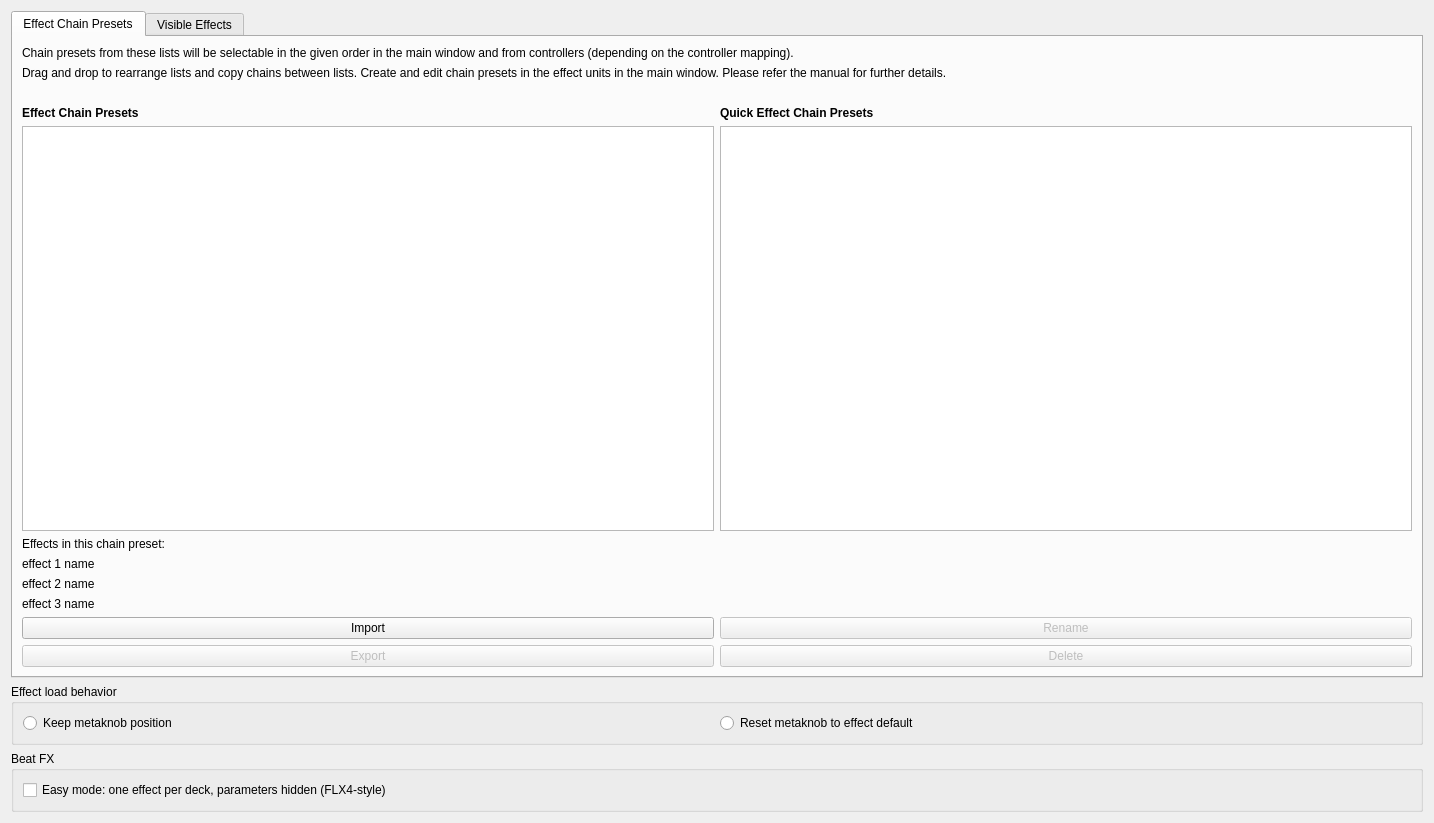
<?xml version="1.0" encoding="UTF-8"?>
<ui version="4.0">
 <class>DlgPrefEffectsDlg</class>
 <widget class="QWidget" name="DlgPrefEffectsDlg">
  <property name="geometry">
   <rect>
    <x>0</x>
    <y>0</y>
    <width>1434</width>
    <height>823</height>
   </rect>
  </property>
  <property name="sizePolicy">
   <sizepolicy hsizetype="Ignored" vsizetype="Preferred">
    <horstretch>0</horstretch>
    <verstretch>0</verstretch>
   </sizepolicy>
  </property>
  <property name="windowTitle">
   <string>Effects Preferences</string>
  </property>
  <layout class="QVBoxLayout" name="verticalLayout">
   <item>
    <widget class="QTabWidget" name="effectsTabs">
     <property name="sizePolicy">
      <sizepolicy hsizetype="Ignored" vsizetype="MinimumExpanding">
       <horstretch>0</horstretch>
       <verstretch>0</verstretch>
      </sizepolicy>
     </property>
     <property name="currentIndex">
      <number>0</number>
     </property>

     <widget class="QWidget" name="chainPresetsTab">
      <property name="sizePolicy">
       <sizepolicy hsizetype="Ignored" vsizetype="Preferred">
        <horstretch>0</horstretch>
        <verstretch>0</verstretch>
       </sizepolicy>
      </property>
      <attribute name="title">
       <string>Effect Chain Presets</string>
      </attribute>
      <layout class="QGridLayout" name="chainPresetGridLayout">
       <item row="1" column="0" colspan="2">
        <widget class="QLabel" name="chainPresetsTabHeader">
         <property name="sizePolicy">
          <sizepolicy hsizetype="Preferred" vsizetype="Minimum">
           <horstretch>0</horstretch>
           <verstretch>0</verstretch>
          </sizepolicy>
         </property>
         <property name="text">
          <string>Drag and drop to rearrange lists and copy chains between lists. Create and edit chain presets in the effect units in the main window. Please refer the manual for further details.</string>
         </property>
         <property name="wordWrap">
          <bool>true</bool>
         </property>
        </widget>
       </item>
       <item row="0" column="0" colspan="2">
        <widget class="QLabel" name="presetListControllerLabel">
         <property name="text">
          <string>Chain presets from these lists will be selectable in the given order in the main window and from controllers (depending on the controller mapping).</string>
         </property>
         <property name="wordWrap">
          <bool>true</bool>
         </property>
        </widget>
       </item>
       <item row="7" column="0">
        <widget class="QLabel" name="label">
         <property name="text">
          <string/>
         </property>
        </widget>
       </item>
       <item row="8" column="0">
        <widget class="QLabel" name="chainPresetsLabel">
         <property name="sizePolicy">
          <sizepolicy hsizetype="Preferred" vsizetype="Minimum">
           <horstretch>0</horstretch>
           <verstretch>0</verstretch>
          </sizepolicy>
         </property>
         <property name="font">
          <font>
           <weight>75</weight>
           <bold>true</bold>
          </font>
         </property>
         <property name="text">
          <string>Effect Chain Presets</string>
         </property>
         <property name="topMargin" stdset="0">
          <number>6</number>
         </property>
        </widget>
       </item>
       <item row="9" column="1">
        <widget class="QListView" name="quickEffectListView">
         <property name="sizePolicy">
          <sizepolicy hsizetype="Expanding" vsizetype="Expanding">
           <horstretch>0</horstretch>
           <verstretch>0</verstretch>
          </sizepolicy>
         </property>
        </widget>
       </item>
       <item row="10" column="0" colspan="2">
        <layout class="QVBoxLayout" name="chainDetailsVBoxLayout">
         <item>
          <widget class="QLabel" name="effectsInChainHeader">
           <property name="text">
            <string>Effects in this chain preset:</string>
           </property>
          </widget>
         </item>
         <item>
          <widget class="QLabel" name="effect1Name">
           <property name="text">
            <string>effect 1 name</string>
           </property>
          </widget>
         </item>
         <item>
          <widget class="QLabel" name="effect2Name">
           <property name="text">
            <string>effect 2 name</string>
           </property>
          </widget>
         </item>
         <item>
          <widget class="QLabel" name="effect3Name">
           <property name="text">
            <string>effect 3 name</string>
           </property>
          </widget>
         </item>
         <item>
          <layout class="QHBoxLayout" name="chainButtonsTopRow">
           <item>
            <widget class="QPushButton" name="chainPresetImportButton">
             <property name="text">
              <string>Import</string>
             </property>
             <attribute name="buttonGroup">
              <string notr="true">buttonGroupPresetActions</string>
             </attribute>
            </widget>
           </item>
           <item>
            <widget class="QPushButton" name="chainPresetRenameButton">
             <property name="enabled">
              <bool>false</bool>
             </property>
             <property name="text">
              <string>Rename</string>
             </property>
             <attribute name="buttonGroup">
              <string notr="true">buttonGroupPresetActions</string>
             </attribute>
            </widget>
           </item>
          </layout>
         </item>
         <item>
          <layout class="QHBoxLayout" name="chainButtonsBottomRow">
           <item>
            <widget class="QPushButton" name="chainPresetExportButton">
             <property name="enabled">
              <bool>false</bool>
             </property>
             <property name="text">
              <string>Export</string>
             </property>
             <attribute name="buttonGroup">
              <string notr="true">buttonGroupPresetActions</string>
             </attribute>
            </widget>
           </item>
           <item>
            <widget class="QPushButton" name="chainPresetDeleteButton">
             <property name="enabled">
              <bool>false</bool>
             </property>
             <property name="text">
              <string>Delete</string>
             </property>
             <attribute name="buttonGroup">
              <string notr="true">buttonGroupPresetActions</string>
             </attribute>
            </widget>
           </item>
          </layout>
         </item>
        </layout>
       </item>
       <item row="8" column="1">
        <widget class="QLabel" name="quickEffectChainPresetsLabel">
         <property name="sizePolicy">
          <sizepolicy hsizetype="Preferred" vsizetype="Minimum">
           <horstretch>0</horstretch>
           <verstretch>0</verstretch>
          </sizepolicy>
         </property>
         <property name="font">
          <font>
           <weight>75</weight>
           <bold>true</bold>
          </font>
         </property>
         <property name="text">
          <string>Quick Effect Chain Presets</string>
         </property>
         <property name="topMargin" stdset="0">
          <number>6</number>
         </property>
        </widget>
       </item>
       <item row="9" column="0">
        <widget class="QListView" name="chainListView">
         <property name="sizePolicy">
          <sizepolicy hsizetype="Expanding" vsizetype="Expanding">
           <horstretch>0</horstretch>
           <verstretch>0</verstretch>
          </sizepolicy>
         </property>
        </widget>
       </item>
      </layout>
     </widget>

     <widget class="QWidget" name="visibleEffectsTab">
      <property name="sizePolicy">
       <sizepolicy hsizetype="Ignored" vsizetype="Preferred">
        <horstretch>0</horstretch>
        <verstretch>0</verstretch>
       </sizepolicy>
      </property>
      <attribute name="title">
       <string>Visible Effects</string>
      </attribute>
      <layout class="QHBoxLayout" name="horizontalLayout">
       <item>
        <layout class="QGridLayout" name="effectsTablesGridLayout">
         <item row="0" column="0" colspan="3">
          <widget class="QLabel" name="effectsTablesHeaderLabel">
           <property name="text">
            <string>Drag and drop to rearrange lists and show or hide effects.</string>
           </property>
          </widget>
         </item>
         <item row="1" column="0">
          <widget class="QLabel" name="visibleEffectsTableLabel">
           <property name="font">
            <font>
             <weight>75</weight>
             <bold>true</bold>
            </font>
           </property>
           <property name="text">
            <string>Visible Effects</string>
           </property>
           <property name="topMargin" stdset="0">
            <number>6</number>
           </property>
          </widget>
         </item>
         <item row="1" column="2">
          <widget class="QLabel" name="hiddenEffectsTableLabel">
           <property name="font">
            <font>
             <weight>75</weight>
             <bold>true</bold>
            </font>
           </property>
           <property name="text">
            <string>Hidden Effects</string>
           </property>
           <property name="topMargin" stdset="0">
            <number>6</number>
           </property>
          </widget>
         </item>

         <item row="2" column="0">
          <widget class="QTableView" name="visibleEffectsTableView"/>
         </item>

         <item row="2" column="1">
          <layout class="QVBoxLayout" name="moveButtonslayout">
           <item>
            <spacer name="hideShowVSpacerTop">
             <property name="orientation">
              <enum>Qt::Vertical</enum>
             </property>
             <property name="sizePolicy">
              <sizepolicy hsizetype="Fixed" vsizetype="Preferred">
               <horstretch>0</horstretch>
               <verstretch>0</verstretch>
              </sizepolicy>
             </property>
             <property name="fixedSize">
              <size>
               <width>20</width>
               <height>60</height>
              </size>
             </property>
            </spacer>
           </item>

           <item>
            <widget class="QPushButton" name="hideButton">
             <property name="text">
              <string>❯</string>
             </property>
             <property name="sizePolicy">
              <sizepolicy hsizetype="Fixed" vsizetype="Preferred">
               <horstretch>0</horstretch>
               <verstretch>0</verstretch>
              </sizepolicy>
             </property>
             <property name="fixedSize">
              <size>
               <width>20</width>
               <height>40</height>
              </size>
             </property>
            </widget>
           </item>

           <item>
            <widget class="QPushButton" name="unhideButton">
             <property name="text">
              <string>❮</string>
             </property>
             <property name="sizePolicy">
              <sizepolicy hsizetype="Fixed" vsizetype="Preferred">
               <horstretch>0</horstretch>
               <verstretch>0</verstretch>
              </sizepolicy>
             </property>
             <property name="fixedSize">
              <size>
               <width>20</width>
               <height>40</height>
              </size>
             </property>
            </widget>
           </item>

           <item>
            <spacer name="hideShowVSpacerBottom">
             <property name="orientation">
              <enum>Qt::Vertical</enum>
             </property>
             <property name="sizeHint" stdset="0">
              <size>
               <width>20</width>
               <height>40</height>
              </size>
             </property>
            </spacer>
           </item>

          </layout>
         </item>

         <item row="2" column="2">
          <widget class="QTableView" name="hiddenEffectsTableView"/>
         </item>

         <item row="3" column="0" colspan="3">
          <widget class="QGroupBox" name="groupBox">
           <property name="sizePolicy">
            <sizepolicy hsizetype="Minimum" vsizetype="Minimum">
             <horstretch>0</horstretch>
             <verstretch>0</verstretch>
            </sizepolicy>
           </property>
           <property name="title">
            <string>Effect Info</string>
           </property>
           <layout class="QGridLayout" name="gridLayout">
            <item row="0" column="0">
             <widget class="QLabel" name="effectNameLabel">
              <property name="sizePolicy">
               <sizepolicy hsizetype="Minimum" vsizetype="Preferred">
                <horstretch>0</horstretch>
                <verstretch>0</verstretch>
               </sizepolicy>
              </property>
              <property name="text">
               <string>Name:</string>
              </property>
              <property name="alignment">
               <set>Qt::AlignRight|Qt::AlignTop|Qt::AlignTrailing</set>
              </property>
             </widget>
            </item>
            <item row="0" column="1">
             <widget class="QLabel" name="effectName">
              <property name="sizePolicy">
               <sizepolicy hsizetype="MinimumExpanding" vsizetype="Preferred">
                <horstretch>0</horstretch>
                <verstretch>0</verstretch>
               </sizepolicy>
              </property>
              <property name="text">
               <string notr="true">(effect name)</string>
              </property>
              <property name="wordWrap">
               <bool>true</bool>
              </property>
             </widget>
            </item>
            <item row="1" column="0">
             <widget class="QLabel" name="effectVersionLabel">
              <property name="sizePolicy">
               <sizepolicy hsizetype="Minimum" vsizetype="Preferred">
                <horstretch>0</horstretch>
                <verstretch>0</verstretch>
               </sizepolicy>
              </property>
              <property name="text">
               <string>Version:</string>
              </property>
              <property name="alignment">
               <set>Qt::AlignRight|Qt::AlignTop|Qt::AlignTrailing</set>
              </property>
             </widget>
            </item>
            <item row="1" column="1">
             <widget class="QLabel" name="effectVersion">
              <property name="sizePolicy">
               <sizepolicy hsizetype="MinimumExpanding" vsizetype="Preferred">
                <horstretch>0</horstretch>
                <verstretch>0</verstretch>
               </sizepolicy>
              </property>
              <property name="text">
               <string notr="true">(effect version)</string>
              </property>
              <property name="wordWrap">
               <bool>true</bool>
              </property>
             </widget>
            </item>
            <item row="2" column="0">
             <widget class="QLabel" name="effectTypeLabel">
              <property name="sizePolicy">
               <sizepolicy hsizetype="Minimum" vsizetype="Preferred">
                <horstretch>0</horstretch>
                <verstretch>0</verstretch>
               </sizepolicy>
              </property>
              <property name="text">
               <string>Type:</string>
              </property>
              <property name="alignment">
               <set>Qt::AlignRight|Qt::AlignTop|Qt::AlignTrailing</set>
              </property>
             </widget>
            </item>
            <item row="2" column="1">
             <widget class="QLabel" name="effectType">
              <property name="sizePolicy">
               <sizepolicy hsizetype="MinimumExpanding" vsizetype="Preferred">
                <horstretch>0</horstretch>
                <verstretch>0</verstretch>
               </sizepolicy>
              </property>
              <property name="text">
               <string notr="true">(effect type)</string>
              </property>
              <property name="wordWrap">
               <bool>true</bool>
              </property>
             </widget>
            </item>
            <item row="3" column="0">
             <widget class="QLabel" name="effectAuthorLabel">
              <property name="sizePolicy">
               <sizepolicy hsizetype="Minimum" vsizetype="Preferred">
                <horstretch>0</horstretch>
                <verstretch>0</verstretch>
               </sizepolicy>
              </property>
              <property name="text">
               <string>Author:</string>
              </property>
              <property name="alignment">
               <set>Qt::AlignRight|Qt::AlignTop|Qt::AlignTrailing</set>
              </property>
             </widget>
            </item>
            <item row="3" column="1">
             <widget class="QLabel" name="effectAuthor">
              <property name="sizePolicy">
               <sizepolicy hsizetype="MinimumExpanding" vsizetype="Preferred">
                <horstretch>0</horstretch>
                <verstretch>0</verstretch>
               </sizepolicy>
              </property>
              <property name="text">
               <string notr="true">(effect author)</string>
              </property>
              <property name="wordWrap">
               <bool>true</bool>
              </property>
             </widget>
            </item>
            <item row="4" column="0">
             <widget class="QLabel" name="effectDescriptionLabel">
              <property name="sizePolicy">
               <sizepolicy hsizetype="Minimum" vsizetype="Preferred">
                <horstretch>0</horstretch>
                <verstretch>0</verstretch>
               </sizepolicy>
              </property>
              <property name="text">
               <string>Description:</string>
              </property>
              <property name="alignment">
               <set>Qt::AlignRight|Qt::AlignTop|Qt::AlignTrailing</set>
              </property>
             </widget>
            </item>
            <item row="4" column="1">
             <widget class="QLabel" name="effectDescription">
              <property name="sizePolicy">
               <sizepolicy hsizetype="MinimumExpanding" vsizetype="Preferred">
                <horstretch>0</horstretch>
                <verstretch>0</verstretch>
               </sizepolicy>
              </property>
              <property name="text">
               <string notr="true">(effect description)</string>
              </property>
              <property name="wordWrap">
               <bool>true</bool>
              </property>
             </widget>
            </item>
           </layout>
          </widget>
         </item>
        </layout>
       </item>
      </layout>
     </widget>
    </widget>
   </item>

   <item>
    <widget class="QGroupBox" name="groupMetaKnobOption">
     <property name="title">
      <string>Effect load behavior</string>
     </property>
     <layout class="QHBoxLayout" name="horizontalLayoutMetaKnob">
      <item>
       <widget class="QRadioButton" name="radioButtonKeepMetaknobPosition">
        <property name="text">
         <string>Keep metaknob position</string>
        </property>
        <attribute name="buttonGroup">
         <string notr="true">buttonGroupMetaKnob</string>
        </attribute>
       </widget>
      </item>
      <item>
       <widget class="QRadioButton" name="radioButtonMetaknobLoadDefault">
        <property name="text">
         <string>Reset metaknob to effect default</string>
        </property>
        <attribute name="buttonGroup">
         <string notr="true">buttonGroupMetaKnob</string>
        </attribute>
       </widget>
      </item>
     </layout>
    </widget>
   </item>

   <item>
    <widget class="QGroupBox" name="groupBoxBeatFx">
     <property name="title">
      <string>Beat FX</string>
     </property>
     <layout class="QVBoxLayout" name="verticalLayoutBeatFx">
      <item>
       <widget class="QCheckBox" name="checkboxEasyBeatFx">
        <property name="text">
         <string>Easy mode: one effect per deck, parameters hidden (FLX4-style)</string>
        </property>
        <property name="toolTip">
         <string>Uses one effect unit per deck with a single effect slot, hides the per-effect parameter controls and lets the controller channel buttons choose which deck the Beat FX controls act on. Turn this off for the classic multi-slot effect rack.</string>
        </property>
       </widget>
      </item>
     </layout>
    </widget>
   </item>

  </layout>
 </widget>
 <tabstops>
  <tabstop>chainListView</tabstop>
  <tabstop>quickEffectListView</tabstop>
  <tabstop>visibleEffectsTableView</tabstop>
  <tabstop>hiddenEffectsTableView</tabstop>
  <tabstop>hideButton</tabstop>
  <tabstop>unhideButton</tabstop>
  <tabstop>chainPresetImportButton</tabstop>
  <tabstop>chainPresetExportButton</tabstop>
  <tabstop>chainPresetRenameButton</tabstop>
  <tabstop>chainPresetDeleteButton</tabstop>
  <tabstop>radioButtonKeepMetaknobPosition</tabstop>
  <tabstop>radioButtonMetaknobLoadDefault</tabstop>
  <tabstop>checkboxEasyBeatFx</tabstop>
 </tabstops>
 <resources/>
 <buttongroups>
  <buttongroup name="buttonGroupMetaKnob"/>
  <buttongroup name="buttonGroupPresetActions"/>
 </buttongroups>
 <connections/>
</ui>
